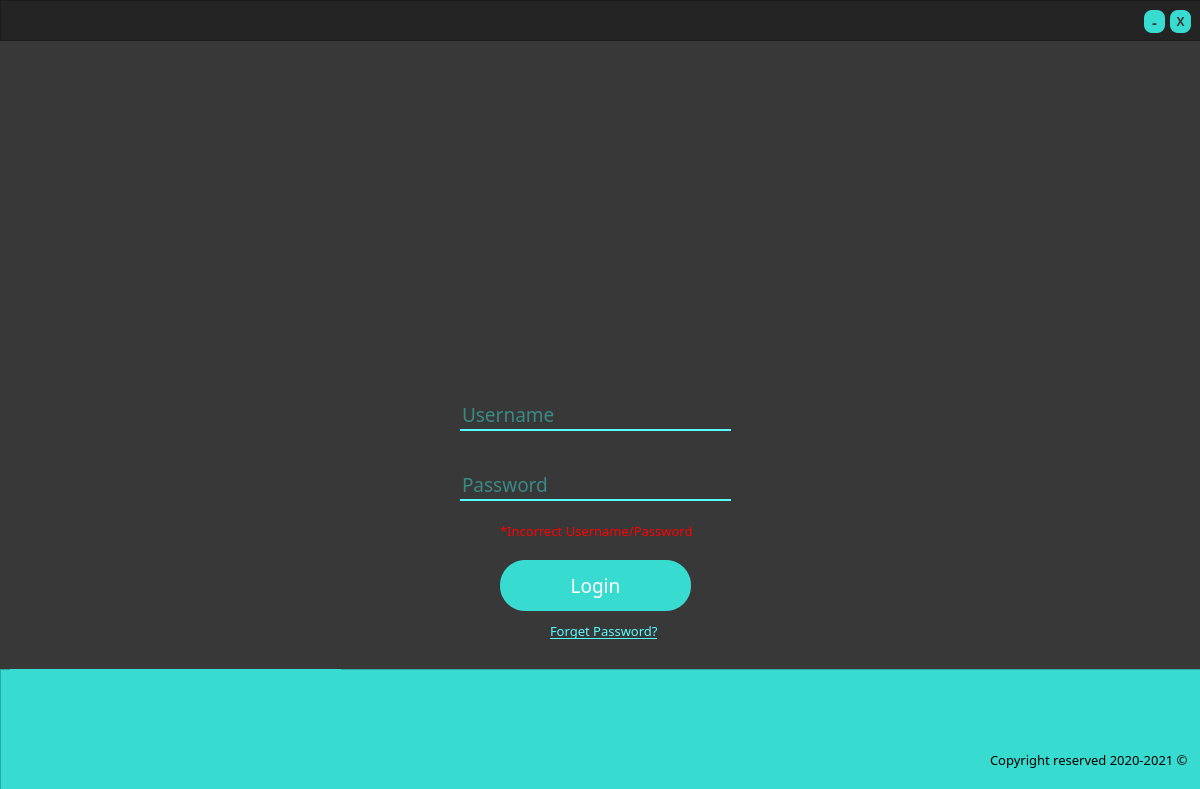
<?xml version="1.0" encoding="UTF-8"?>
<ui version="4.0">
 <class>Dialog</class>
 <widget class="QDialog" name="Dialog">
  <property name="windowModality">
   <enum>Qt::NonModal</enum>
  </property>
  <property name="geometry">
   <rect>
    <x>0</x>
    <y>0</y>
    <width>1200</width>
    <height>789</height>
   </rect>
  </property>
  <property name="windowTitle">
   <string>Dialog</string>
  </property>
  <property name="styleSheet">
   <string notr="true">background-color: rgb(56, 56, 56)</string>
  </property>
  <property name="sizeGripEnabled">
   <bool>false</bool>
  </property>
  <property name="modal">
   <bool>false</bool>
  </property>
  <widget class="QLabel" name="label">
   <property name="geometry">
    <rect>
     <x>450</x>
     <y>90</y>
     <width>281</width>
     <height>271</height>
    </rect>
   </property>
   <property name="text">
    <string/>
   </property>
   <property name="textFormat">
    <enum>Qt::RichText</enum>
   </property>
   <property name="pixmap">
    <pixmap>images/SAQER1.png</pixmap>
   </property>
   <property name="scaledContents">
    <bool>true</bool>
   </property>
  </widget>
  <widget class="QPushButton" name="login">
   <property name="geometry">
    <rect>
     <x>500</x>
     <y>560</y>
     <width>191</width>
     <height>51</height>
    </rect>
   </property>
   <property name="font">
    <font>
     <family>RB</family>
     <pointsize>14</pointsize>
    </font>
   </property>
   <property name="cursor">
    <cursorShape>PointingHandCursor</cursorShape>
   </property>
   <property name="styleSheet">
    <string notr="true">QPushButton {
	border-radius: 25px;
	background-color: #38DBD0;
	color: rgb(255, 255, 255);
}

QPushButton:hover {
	background-color: #23b2a8;
	color: rgb(255, 255, 255);
}

QPushButton:pressed {
	background-color: #38DBD0;
}</string>
   </property>
   <property name="text">
    <string>Login</string>
   </property>
   <property name="autoDefault">
    <bool>true</bool>
   </property>
   <property name="default">
    <bool>false</bool>
   </property>
   <property name="flat">
    <bool>false</bool>
   </property>
  </widget>
  <widget class="QLabel" name="Fpassword">
   <property name="geometry">
    <rect>
     <x>550</x>
     <y>620</y>
     <width>111</width>
     <height>21</height>
    </rect>
   </property>
   <property name="font">
    <font>
     <family>RB</family>
     <pointsize>10</pointsize>
     <underline>true</underline>
    </font>
   </property>
   <property name="cursor">
    <cursorShape>PointingHandCursor</cursorShape>
   </property>
   <property name="styleSheet">
    <string notr="true">QLabel{
color: rgb(85, 255, 255)}


QLabel:hover {
	color: #23b2a8;

}

QLabel:pressed {
	color: #38DBD0;
}</string>
   </property>
   <property name="text">
    <string>Forget Password?</string>
   </property>
  </widget>
  <widget class="QLabel" name="password_note">
   <property name="geometry">
    <rect>
     <x>500</x>
     <y>520</y>
     <width>211</width>
     <height>21</height>
    </rect>
   </property>
   <property name="font">
    <font>
     <family>RB</family>
     <pointsize>10</pointsize>
    </font>
   </property>
   <property name="styleSheet">
    <string notr="true">color:rgb(255, 0, 0)</string>
   </property>
   <property name="text">
    <string>*Incorrect Username/Password</string>
   </property>
  </widget>
  <widget class="QFrame" name="frame">
   <property name="geometry">
    <rect>
     <x>0</x>
     <y>669</y>
     <width>1201</width>
     <height>131</height>
    </rect>
   </property>
   <property name="styleSheet">
    <string notr="true">background-color: #38DBD0</string>
   </property>
   <property name="frameShape">
    <enum>QFrame::StyledPanel</enum>
   </property>
   <property name="frameShadow">
    <enum>QFrame::Raised</enum>
   </property>
   <widget class="QLabel" name="label_3">
    <property name="geometry">
     <rect>
      <x>990</x>
      <y>80</y>
      <width>201</width>
      <height>21</height>
     </rect>
    </property>
    <property name="font">
     <font>
      <family>RB</family>
      <pointsize>10</pointsize>
     </font>
    </property>
    <property name="text">
     <string>Copyright reserved 2020-2021 ©</string>
    </property>
   </widget>
   <widget class="QLabel" name="label_4">
    <property name="geometry">
     <rect>
      <x>10</x>
      <y>-110</y>
      <width>331</width>
      <height>311</height>
     </rect>
    </property>
    <property name="text">
     <string/>
    </property>
    <property name="pixmap">
     <pixmap>images/SAQER2.png</pixmap>
    </property>
    <property name="scaledContents">
     <bool>true</bool>
    </property>
   </widget>
  </widget>
  <widget class="QLineEdit" name="username">
   <property name="geometry">
    <rect>
     <x>460</x>
     <y>380</y>
     <width>271</width>
     <height>51</height>
    </rect>
   </property>
   <property name="font">
    <font>
     <family>RB</family>
     <pointsize>14</pointsize>
    </font>
   </property>
   <property name="styleSheet">
    <string notr="true">color: #38DBD0;
border: none;
border-bottom: 2px solid rgb(85, 255, 255);
</string>
   </property>
   <property name="alignment">
    <set>Qt::AlignBottom|Qt::AlignLeading|Qt::AlignLeft</set>
   </property>
   <property name="placeholderText">
    <string>Username</string>
   </property>
  </widget>
  <widget class="QLineEdit" name="password">
   <property name="geometry">
    <rect>
     <x>460</x>
     <y>450</y>
     <width>271</width>
     <height>51</height>
    </rect>
   </property>
   <property name="font">
    <font>
     <family>RB</family>
     <pointsize>14</pointsize>
    </font>
   </property>
   <property name="styleSheet">
    <string notr="true">color: #38DBD0;
border: none;
border-bottom: 2px solid rgb(85, 255, 255);
</string>
   </property>
   <property name="echoMode">
    <enum>QLineEdit::Password</enum>
   </property>
   <property name="alignment">
    <set>Qt::AlignBottom|Qt::AlignLeading|Qt::AlignLeft</set>
   </property>
   <property name="dragEnabled">
    <bool>false</bool>
   </property>
   <property name="placeholderText">
    <string>Password</string>
   </property>
  </widget>
  <widget class="QLabel" name="label_5">
   <property name="geometry">
    <rect>
     <x>10</x>
     <y>10</y>
     <width>1181</width>
     <height>651</height>
    </rect>
   </property>
   <property name="text">
    <string/>
   </property>
   <property name="pixmap">
    <pixmap>images/Background.png</pixmap>
   </property>
  </widget>
  <widget class="QFrame" name="Header">
   <property name="geometry">
    <rect>
     <x>0</x>
     <y>0</y>
     <width>1211</width>
     <height>41</height>
    </rect>
   </property>
   <property name="styleSheet">
    <string notr="true">background-color: #252424</string>
   </property>
   <property name="frameShape">
    <enum>QFrame::StyledPanel</enum>
   </property>
   <property name="frameShadow">
    <enum>QFrame::Raised</enum>
   </property>
   <widget class="QPushButton" name="closewindow">
    <property name="geometry">
     <rect>
      <x>1170</x>
      <y>10</y>
      <width>21</width>
      <height>23</height>
     </rect>
    </property>
    <property name="font">
     <font>
      <family>RB</family>
      <pointsize>9</pointsize>
      <weight>75</weight>
      <bold>true</bold>
     </font>
    </property>
    <property name="styleSheet">
     <string notr="true">QPushButton {
	border-radius: 8px;
	background-color: #38DBD0;
	color: #383838
}

QPushButton:hover {
	background-color: #23b2a8;
	color:  #383838
}

QPushButton:pressed {
	background-color: #38DBD0;
}</string>
    </property>
    <property name="text">
     <string>X</string>
    </property>
   </widget>
   <widget class="QPushButton" name="minmizewindow">
    <property name="geometry">
     <rect>
      <x>1144</x>
      <y>10</y>
      <width>21</width>
      <height>23</height>
     </rect>
    </property>
    <property name="font">
     <font>
      <family>RB</family>
      <pointsize>11</pointsize>
      <weight>75</weight>
      <bold>true</bold>
     </font>
    </property>
    <property name="styleSheet">
     <string notr="true">QPushButton {
	border-radius: 8px;
	background-color: #38DBD0;
	color: #383838
}

QPushButton:hover {
	background-color: #23b2a8;
	color:  #383838
}

QPushButton:pressed {
	background-color: #38DBD0;
}</string>
    </property>
    <property name="text">
     <string>-</string>
    </property>
   </widget>
  </widget>
  <zorder>label_5</zorder>
  <zorder>label</zorder>
  <zorder>login</zorder>
  <zorder>Fpassword</zorder>
  <zorder>password_note</zorder>
  <zorder>frame</zorder>
  <zorder>username</zorder>
  <zorder>password</zorder>
  <zorder>Header</zorder>
 </widget>
 <resources>
  <include location="logo.qrc"/>
 </resources>
 <connections/>
</ui>
